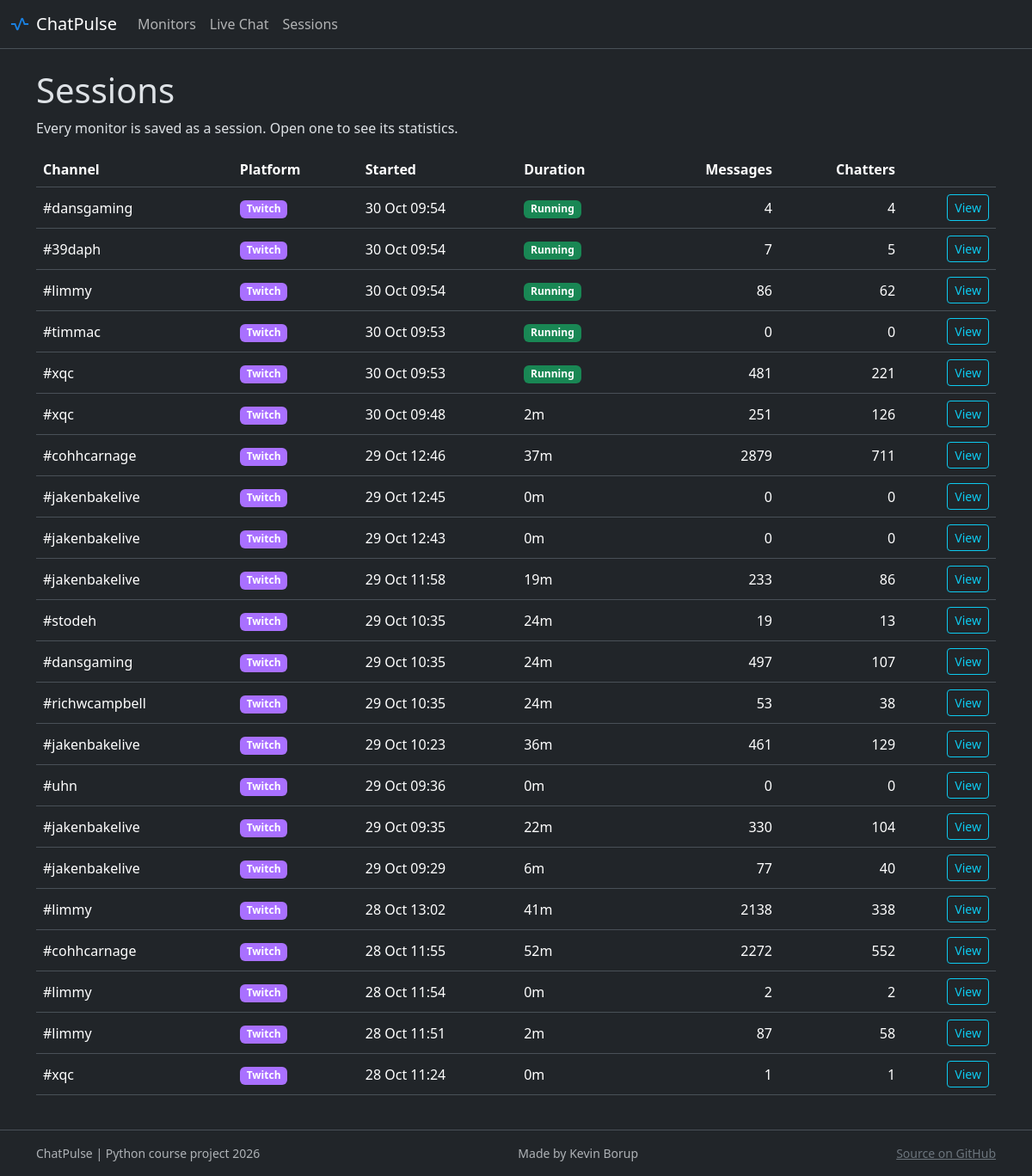
Page /sessions on the committed database.
### tables this page shows
CREATE TABLE channel (
    id       INTEGER PRIMARY KEY,
    platform TEXT NOT NULL,
    login    TEXT NOT NULL,
    UNIQUE (platform, login)
) STRICT;

### routes/pages.py (the view)
    @bp.route("/sessions")
    def sessions():
        return render_template("sessions.html", title="ChatPulse | Sessions", sessions=session_service.get_all_stats())

### models/stats.py (called while the page is built)
    @property
    def channel_login(self) -> str:
        return self.channel.login

    @property
    def platform(self) -> str:
        return self.channel.platform

    @property
    def duration(self) -> timedelta | None:
        if self.ended_at is None:
            return None
        return self.ended_at - self.started_at

    @property
    def formatted_duration(self) -> str:
        if self.duration is not None:
            minutes = int(self.duration.total_seconds()) // 60
            hours, minutes = divmod(minutes, 60)
            return f"{hours}h {minutes:02}m" if hours else f"{minutes}m"
        return "Running"

### repositories/base_repository.py (called while the page is built)
    def _connect(self) -> sqlite3.Connection:
        conn = sqlite3.connect(self._db_path)
        conn.row_factory = sqlite3.Row
        return conn

### repositories/session_repository.py (called while the page is built)
def _to_session_stats(row: dict) -> SessionStats:
    channel = Channel(row["channel_id"], row["platform"], row["channel_login"])
    return SessionStats(id = row["id"],
                        channel = channel,
                        messages = row["messages"],
                        chatters = row["chatters"],
                        started_at=datetime.fromtimestamp(row["started_at"] / 1000, tz=timezone.utc),
                        ended_at=(datetime.fromtimestamp(row["ended_at"] / 1000, tz=timezone.utc)
                            if row["ended_at"] is not None else None))

    def get_all_stats(self) -> list[SessionStats]:
        with closing(self._connect()) as conn:
            return [_to_session_stats(row) for row in conn.execute(_SELECT_ALL_STATS).fetchall()]

### services/platform_service.py (called while the page is built)
   def get_platform_color(self, platform_name: str) -> str:
       match platform_name.lower():
            case "twitch":
                return Twitch.color
            case _:
                raise UnsupportedPlatformError(platform_name)

### services/session_service.py (called while the page is built)
    def get_all_stats(self) -> list[SessionStats]:
        sessions = self._session_repo.get_all_stats()
        for session in sessions:
            session.platform_color = self._platform_service.get_platform_color(session.channel.platform)
        return sessions

### templates/sessions.html
{% extends "base.html" %}
{% block content %}
    <h1>Sessions</h1>
    <p>Every monitor is saved as a session. Open one to see its statistics.</p>
    <div class="table-responsive">
        <table class="table align-middle">
            <thead>
                <tr>
                    <th scope="col">Channel</th>
                    <th scope="col">Platform</th>
                    <th scope="col">Started</th>
                    <th scope="col">Duration</th>
                    <th scope="col" class="text-end">Messages</th>
                    <th scope="col" class="text-end">Chatters</th>
                    <th scope="col"><span class="visually-hidden">Open</span></th>
                </tr>
            </thead>
            <tbody>
                {% for s in sessions %}
                <tr>
                    <td>#{{ s.channel_login }}</td>
                    <td><span class="badge" style="background-color: {{ s.platform_color }}">{{ s.platform.title() }}</span></td>
                    <td>{{ s.started_at.astimezone().strftime("%d %b %H:%M")  }}</td>
                    <td>
                        {% if s.ended_at %}
                        {{ s.formatted_duration }}
                        {% else %}
                        <span class="badge text-bg-success">Running</span>
                        {% endif %}
                    </td>
                    <td class="text-end">{{ s.messages }}</td>
                    <td class="text-end">{{ s.chatters }}</td>
                    <td class="text-end">
                        <a href="{{ url_for('pages.session_details', session_id=s.id) }}" class="btn btn-sm btn-outline-info">View</a>
                    </td>
                </tr>
                {% else %}
                <tr>
                    <td colspan="7" class="text-body-secondary">No sessions yet.</td>
                </tr>
                {% endfor %}
            </tbody>
        </table>
    </div>
{% endblock %}

### templates/base.html (shortened to what this page needs)
<!DOCTYPE html>
<html lang="en" data-bs-theme="dark">
    <head>
        <link href="https://cdn.jsdelivr.net/npm/bootstrap@5.3.8/dist/css/bootstrap.min.css" rel="stylesheet">
    </head>
    <body class="d-flex flex-column min-vh-100">
        <nav class="navbar navbar-expand-md border-bottom">
            <div class="container-fluid">
                <a href="{{ url_for('pages.monitors') }}" class="navbar-brand d-flex align-items-center gap-2">
                    <img src="{{ url_for('static', filename='pulse.svg') }}" alt="" width="22" height="22">
                    ChatPulse
                </a>
                <div class="collapse navbar-collapse" id="mainNav">
                    <div class="navbar-nav">
                        <a class="nav-link" href="{{ url_for('pages.monitors') }}">Monitors</a>
                        <a class="nav-link" href="{{ url_for('pages.livechat') }}">Live Chat</a>
                        <a class="nav-link" href="{{ url_for('pages.sessions') }}">Sessions</a>
                    </div>
                </div>
            </div>
        </nav>
        <div class="container py-4">
            {% block content %}{% endblock %}
        </div>
        <footer class="mt-auto border-top py-3">
            <div class="container d-flex flex-wrap justify-content-between gap-2 small text-body-secondary">
                <span>ChatPulse | Python course project 2026</span>
                <span>Made by Kevin Borup</span>
                <a href="https://github.com/KBorupH/ChatPulse" class="link-secondary">Source on GitHub</a>
            </div>
        </footer>
    </body>
</html>

### rows in the picture
channel: channel_login "dansgaming" "dansgaming", platform "Twitch" "Twitch"
channel: channel_login "39daph", platform "Twitch"
channel: channel_login "limmy" "limmy" "limmy" "limmy", platform "Twitch" "Twitch" "Twitch" "Twitch"
channel: channel_login "timmac", platform "Twitch"
channel: channel_login "xqc" "xqc" "xqc", platform "Twitch" "Twitch" "Twitch"
channel: channel_login "cohhcarnage" "cohhcarnage", platform "Twitch" "Twitch"
channel: channel_login "jakenbakelive" "jakenbakelive" "jakenbakelive" "jakenbakelive" "jakenbakelive" "jakenbakelive", platform "Twitch" "Twitch" "Twitch" "Twitch" "Twitch" "Twitch"
channel: channel_login "stodeh", platform "Twitch"
channel: channel_login "richwcampbell", platform "Twitch"
channel: channel_login "uhn", platform "Twitch"

### other values in the picture
{{ s.started_at.astimezone().strftime("%d %b %H:%M") }} "30 Oct 09:54" "30 Oct 09:54" "30 Oct 09:54" "30 Oct 09:53" "30 Oct 09:53" "30 Oct 09:48" "29 Oct 12:46" "29 Oct 12:45" "29 Oct 12:43" "29 Oct 11:58" "29 Oct 10:35" "29 Oct 10:35" "29 Oct 10:35" "29 Oct 10:23" "29 Oct 09:36" "29 Oct 09:35" "29 Oct 09:29" "28 Oct 13:02" "28 Oct 11:55" "28 Oct 11:54" "28 Oct 11:51" "28 Oct 11:24"
{{ s.messages }} "4" "7" "86" "0" "481" "251" "2879" "0" "0" "233" "19" "497" "53" "461" "0" "330" "77" "2138" "2272" "2" "87" "1"
{{ s.chatters }} "4" "5" "62" "0" "221" "126" "711" "0" "0" "86" "13" "107" "38" "129" "0" "104" "40" "338" "552" "2" "58" "1"
{{ s.formatted_duration }} "2m" "37m" "0m" "0m" "19m" "24m" "24m" "24m" "36m" "0m" "22m" "6m" "41m" "52m" "0m" "2m" "0m"
